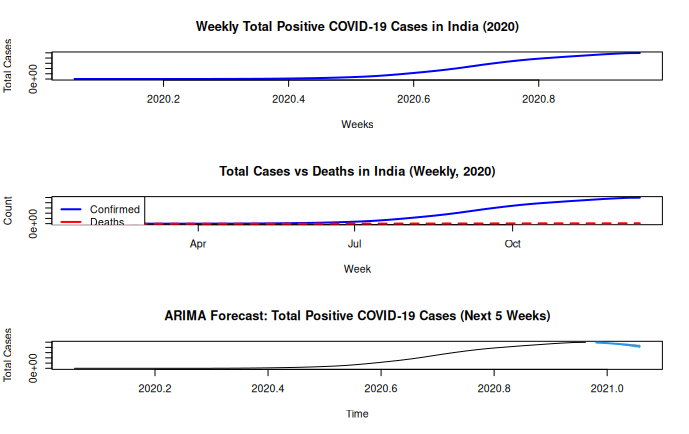

Recreate this plot in R.
# Load required libraries
library(forecast)

# Read the dataset
url <- "https://raw.githubusercontent.com/datasets/covid-19/master/data/time-series-19-covid-combined.csv"
covid_data <- read.csv(url)


covid_data$Date <- as.Date(covid_data$Date)


india_data <- covid_data[covid_data$Country.Region == "India" & 
                           covid_data$Date >= as.Date("2020-01-22") & 
                           covid_data$Date <= as.Date("2020-12-15"), ]


get_week_start <- function(date) {
  as.Date(cut(date, breaks = "week", start.on.monday = TRUE))
}
india_data$week <- get_week_start(india_data$Date)


week_list <- unique(india_data$week)
confirmed_weekly <- tapply(india_data$Confirmed, india_data$week, max)
deaths_weekly <- tapply(india_data$Deaths, india_data$week, max)

# Combine into a data frame
weekly_data <- data.frame(
  week = as.Date(names(confirmed_weekly)),
  Confirmed = as.numeric(confirmed_weekly),
  Deaths = as.numeric(deaths_weekly)
)


ts_cases <- ts(weekly_data$Confirmed, start = c(2020, 4), frequency = 52)


ts_multi <- ts(weekly_data[, c("Confirmed", "Deaths")], start = c(2020, 4), frequency = 52)


fit <- auto.arima(ts_cases)
forecast_cases <- forecast(fit, h = 5)


par(mfrow = c(3, 1))  # Arrange plots in 3 rows

# (1) Univariate Time Series Plot
plot(ts_cases, main = "Weekly Total Positive COVID-19 Cases in India (2020)",
     ylab = "Total Cases", xlab = "Weeks", col = "blue", lwd = 2)

# (2) Multivariate Time Series Plot
matplot(weekly_data$week, weekly_data[, c("Confirmed", "Deaths")],
        type = "l", col = c("blue", "red"), lwd = 2,
        xlab = "Week", ylab = "Count",
        main = "Total Cases vs Deaths in India (Weekly, 2020)")
legend("topleft", legend = c("Confirmed", "Deaths"), col = c("blue", "red"), lty = 1, lwd = 2)

# (3) Forecast Plot
plot(forecast_cases, main = "ARIMA Forecast: Total Positive COVID-19 Cases (Next 5 Weeks)",
     ylab = "Total Cases", xlab = "Time")

par(mfrow = c(1, 1))  # Reset layout
